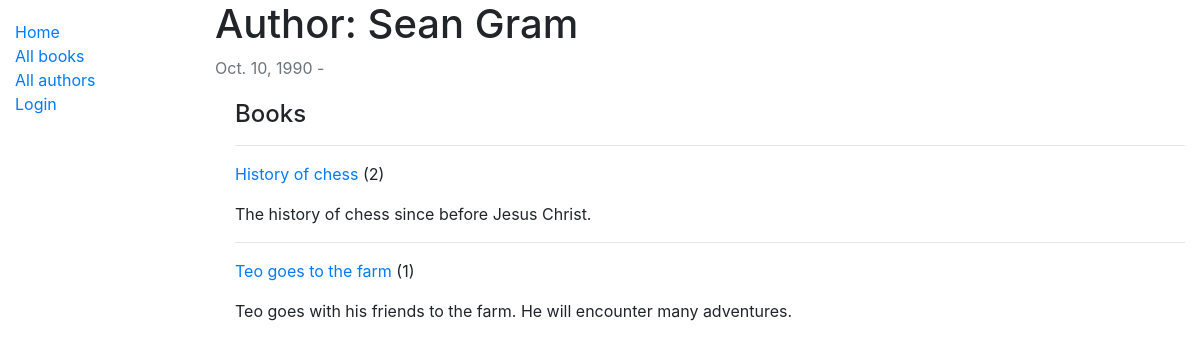
The app's page /catalog/author/1 with its own data.
### catalog/models.py (models this page shows, shortened)
class Author(models.Model):
    first_name = models.CharField(max_length=100)
    last_name = models.CharField(max_length=100)
    date_of_birth = models.DateField(null=True, blank=True)
    date_of_death = models.DateField('died', null=True, blank=True)
    class Meta:
        ordering = ['last_name', 'first_name']

class Book(models.Model):
    title = models.CharField(max_length=200)
    author = models.ForeignKey('Author', on_delete=models.SET_NULL, null=True)
    summary = models.TextField(max_length=1000, help_text='Enter a brief description of the book')
    isbn = models.CharField('ISBN', max_length=13,
                            help_text='13 Character <a href="https://www.isbn-international.org/content/what-isbn">ISBN number</a>')
    genre = models.ManyToManyField(Genre, help_text='Select a genre for this book')
    language = models.ForeignKey('Language', on_delete=models.SET_NULL, null=True)
    def display_genre(self):
        """Create a string for the Genre. This is required to display Genre on admin."""
        return ', '.join(genre.name for genre in self.genre.all()[:3])
    display_genre.short_description = 'Genre'

### catalog/views.py (the view)
# urls.py: path('author/<int:pk>', views.AuthorDetailView.as_view(), name='author-detail'),
class AuthorDetailView(generic.DetailView):
    model = Author

### catalog/templates/catalog/author_detail.html
{% extends "base_generic.html" %}
{% block content %}
    <h1>Author: {{ author.first_name }} {{ author.last_name }}</h1>
    <p class="text-muted">{{ author.date_of_birth }} - {% if author.date_of_death %} {{ author.date_of_death }} {% endif %}</p>
    <div style="margin-left: 20px;margin-top: 20px">
        <h4>Books</h4>
        {% for book in author.book_set.all %}
            <hr>
            <p><a href="{% url 'book-detail' book.id %}">{{ book.title }}</a> ({{ book.bookinstance_set.all.count }}) </p>
            <p>{{ book.summary }}</p>
        {% endfor %}
    </div>
{% endblock %}

### records on screen
Author: first_name "Sean", last_name "Gram", date_of_birth "Oct. 10, 1990"
Book: title "History of chess", bookinstance_set.all.count "2", summary "The history of chess since before Jesus Christ."
Book: title "Teo goes to the farm", bookinstance_set.all.count "1", summary "Teo goes with his friends to the farm. He will encounter many adventures."
